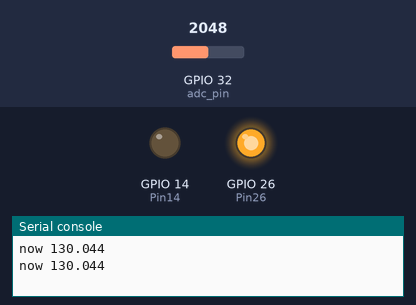
Simulated run of this program. Board: ESP32 board running MicroPython. On the bench: output pins drawn as LEDs (lit = HIGH), the last lines printed to the serial console. Inputs (shaded band) come from the test bench; at power-on: GPIO 32 (adc_pin) = 2048 (analog values on the 0–4095 scale).

Above: at 1.2 s.
1.3 s: GPIO 32 (adc_pin) set to 865
3.2 s: GPIO 32 (adc_pin) set to 756
At 5.1 s:
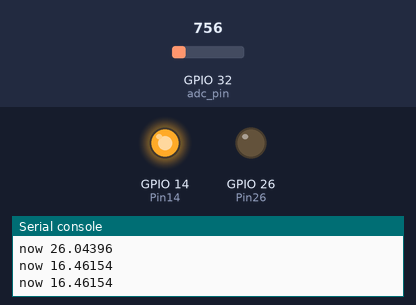
5.5 s: GPIO 32 (adc_pin) set to 1228
At 6.7 s:
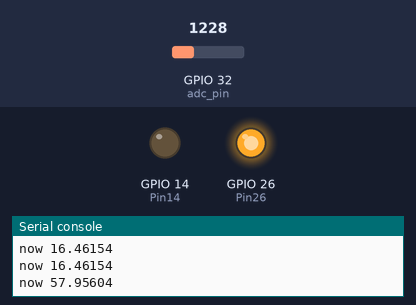
7.5 s: GPIO 32 (adc_pin) set to 491
At 9.4 s:
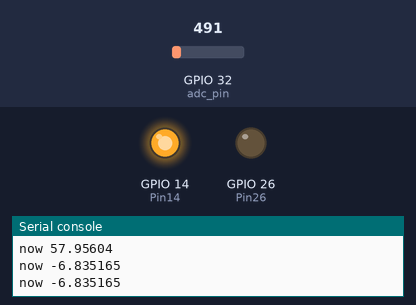
Timing chart, 0 to 10.5 s (numbered marks = the images above; inputs shaded):
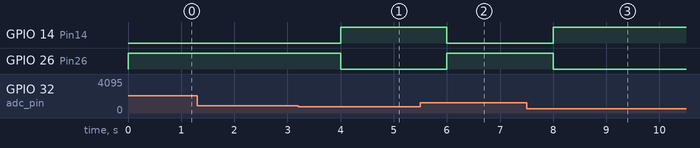

Measured:
- the behaviour switches between 819 and 818 on GPIO 32 (adc_pin) (found by bisection; images 0 and 1)
- after the input at 3.2 s, GPIO 14 (Pin14): LOW → HIGH after 0.80 s; GPIO 26 (Pin26): HIGH → LOW after 0.80 s
- after the input at 5.5 s, GPIO 14 (Pin14): HIGH → LOW after 0.50 s; GPIO 26 (Pin26): LOW → HIGH after 0.50 s
- after the input at 7.5 s, GPIO 14 (Pin14): LOW → HIGH after 0.50 s; GPIO 26 (Pin26): HIGH → LOW after 0.50 s

The program:

temperature.py
```python
from machine import Pin,ADC
import time
adc_pin = Pin(32)
adc = ADC(adc_pin)
adc.width(ADC.WIDTH_12BIT) # 9bit ,10bit,11bit,12bit
adc.atten(ADC.ATTN_11DB) #3.6v
#26 red 14 green
Pin26 = Pin(26,Pin.OUT)
Pin14 = Pin(14,Pin.OUT)
while True:
    try:
        vol = (adc.read()/4095)*3.6
        tem = (vol-0.5)*100
        print("now",tem)
        if(tem > 22):
            Pin26.value(1)
            Pin14.value(0)
        else:
            Pin26.value(0)
            Pin14.value(1)
        time.sleep(1)
    except Exception as e:
        print(e)
        break
```
